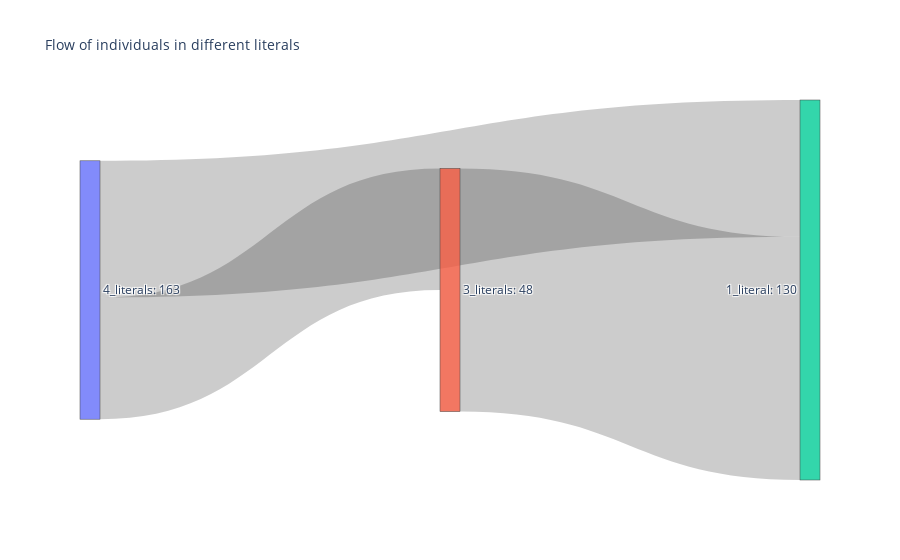

Notebook code cell kept with this figure:
### Code cell
import plotly.graph_objects as go
fig = go.Figure(data=[go.Sankey(
    node = dict(
        pad = 15,
        thickness = 20,
        label = [f'{x}: {final_df[x].sum()}' for x in final_df.columns]
    ),
    link=dict(
        source = sankey_ST['source'],
        target = sankey_ST['target'],
        value = sankey_ST['value']
    ),
)])


fig.update_layout(title_text='Flow of individuals in different literals', font_size=10)
fig.update_traces(textfont_size=12)
fig.show()

### Figure 1 — Plotly figure (JSON) as saved in the notebook; plotly's stock layout.template omitted (floating-point values rounded to 4 significant figures)
{"data": [{"link": {"source": [1, 0, 0], "target": [2, 2, 1], "value": [48, 27, 24]}, "node": {"label": ["4_literals: 163", "3_literals: 48", "1_literal: 130"], "pad": 15, "thickness": 20}, "textfont": {"size": 12}, "type": "sankey"}], "layout": {"font": {"size": 10}, "title": {"text": "Flow of individuals in different literals"}}}
